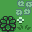

A 2D game scene composited from a Tiled map and its tileset images. What follows is a short description and the map's XML, with every tile layer's data as written:
An orthogonal 2x2 tile map with 16x16 px tiles, 1 tile layer (Tile Layer 1).

<map version="1.0" orientation="orthogonal" renderorder="right-down" width="2" height="2" tilewidth="16" tileheight="16" nextobjectid="1">
 <tileset firstgid="1" name="overworldTileSet" tilewidth="16" tileheight="16" tilecount="10000" columns="100">
  <image source="../tileSets/overworldTileSet.png" width="1600" height="1600" />
 </tileset>
 <layer name="Tile Layer 1" width="2" height="2">
  <data>
   <tile gid="1" />
   <tile gid="2" />
   <tile gid="101" />
   <tile gid="102" />
  </data>
 </layer>
</map>